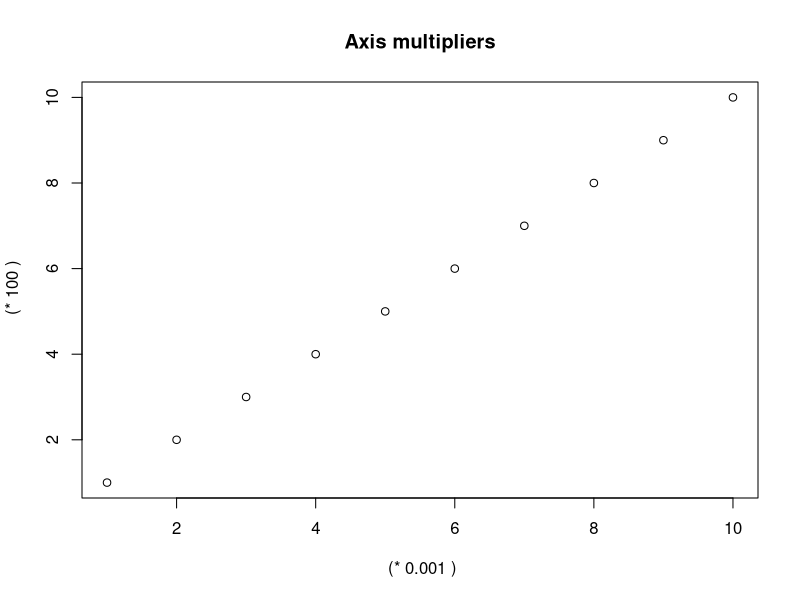

This figure's R source:
library(plotrix)


### Name: axis.mult
### Title: Display an axis with values having a multiplier
### Aliases: axis.mult
### Keywords: misc

### ** Examples

 plot(1:10 * 0.001, 1:10 * 100,axes = FALSE, xlab = "", ylab = "",
  main = "Axis multipliers")
 box()
 axis.mult(1, mult = 0.001)
 axis.mult(2, mult = 100)
